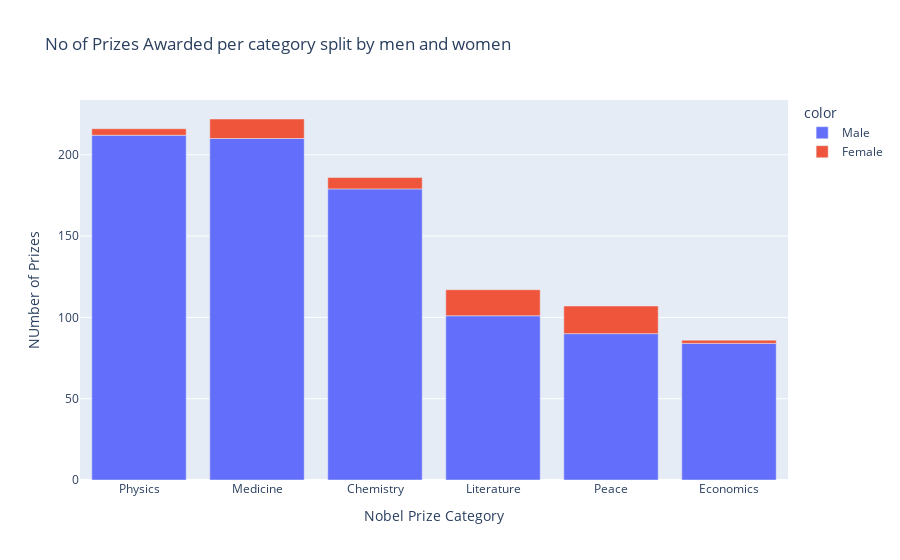

This figure's notebook cell:
### Code cell
v_bar_split = px.bar(
    x = cat_men_women.category,
    y = cat_men_women.prize,
    color = cat_men_women.sex,
    title = 'No of Prizes Awarded per category split by men and women'
)
v_bar_split.update_layout(xaxis_title = 'Nobel Prize Category',
                          yaxis_title = 'NUmber of Prizes')
v_bar_split.show()

### Figure 1 — Plotly figure (JSON) as saved in the notebook; plotly's stock layout.template omitted (floating-point values rounded to 4 significant figures)
{"data": [{"hovertemplate": "color=Male<br>x=%{x}<br>y=%{y}<extra></extra>", "legendgroup": "Male", "marker": {"color": "#636efa", "pattern": {"shape": ""}}, "name": "Male", "orientation": "v", "showlegend": true, "textposition": "auto", "type": "bar", "x": ["Physics", "Medicine", "Chemistry", "Literature", "Peace", "Economics"], "xaxis": "x", "y": [212, 210, 179, 101, 90, 84], "yaxis": "y"}, {"hovertemplate": "color=Female<br>x=%{x}<br>y=%{y}<extra></extra>", "legendgroup": "Female", "marker": {"color": "#EF553B", "pattern": {"shape": ""}}, "name": "Female", "orientation": "v", "showlegend": true, "textposition": "auto", "type": "bar", "x": ["Peace", "Literature", "Medicine", "Chemistry", "Physics", "Economics"], "xaxis": "x", "y": [17, 16, 12, 7, 4, 2], "yaxis": "y"}], "layout": {"barmode": "relative", "legend": {"title": {"text": "color"}, "tracegroupgap": 0}, "title": {"text": "No of Prizes Awarded per category split by men and women"}, "xaxis": {"anchor": "y", "domain": [0, 1], "title": {"text": "Nobel Prize Category"}}, "yaxis": {"anchor": "x", "domain": [0, 1], "title": {"text": "NUmber of Prizes"}}}}
